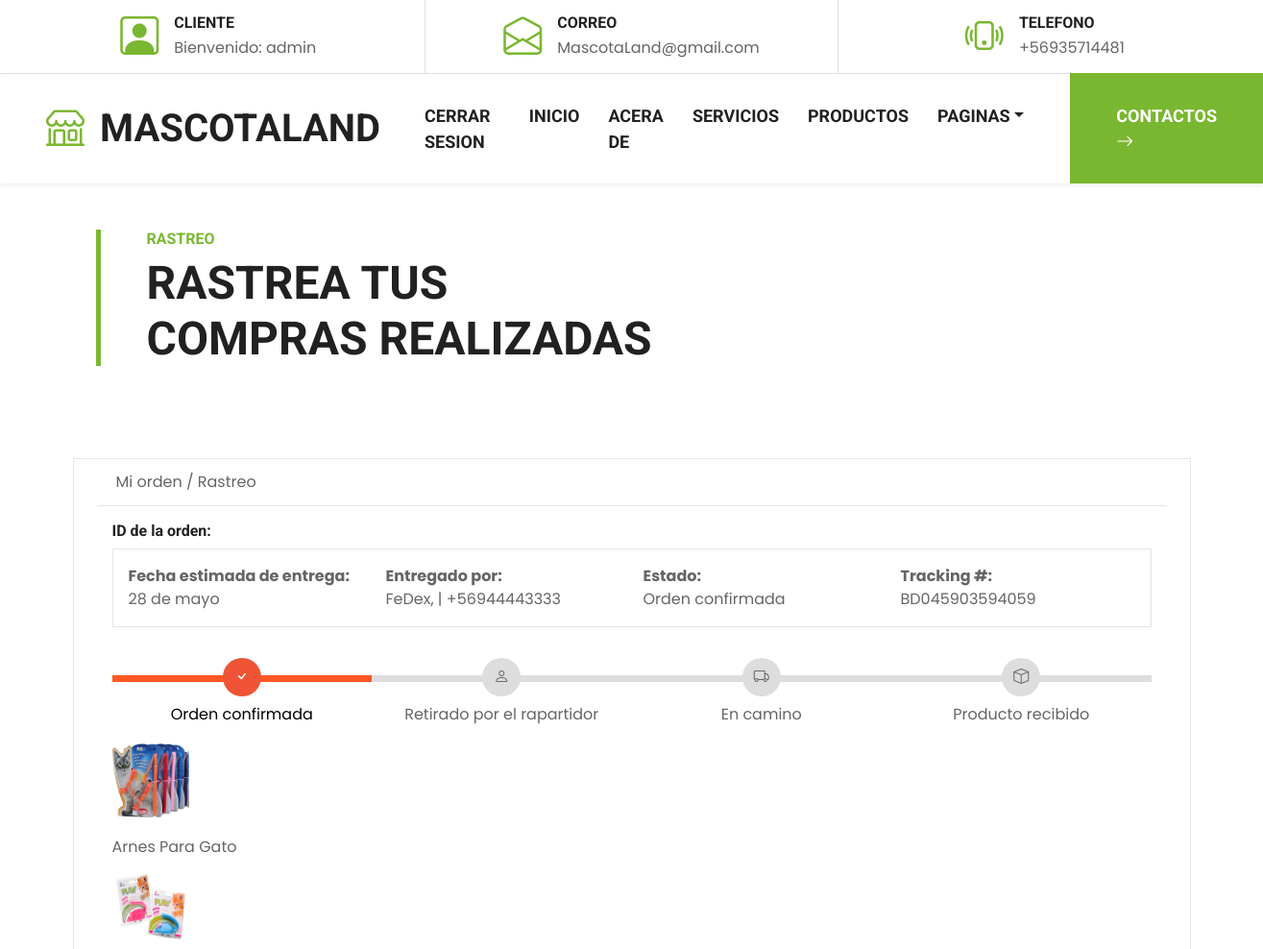
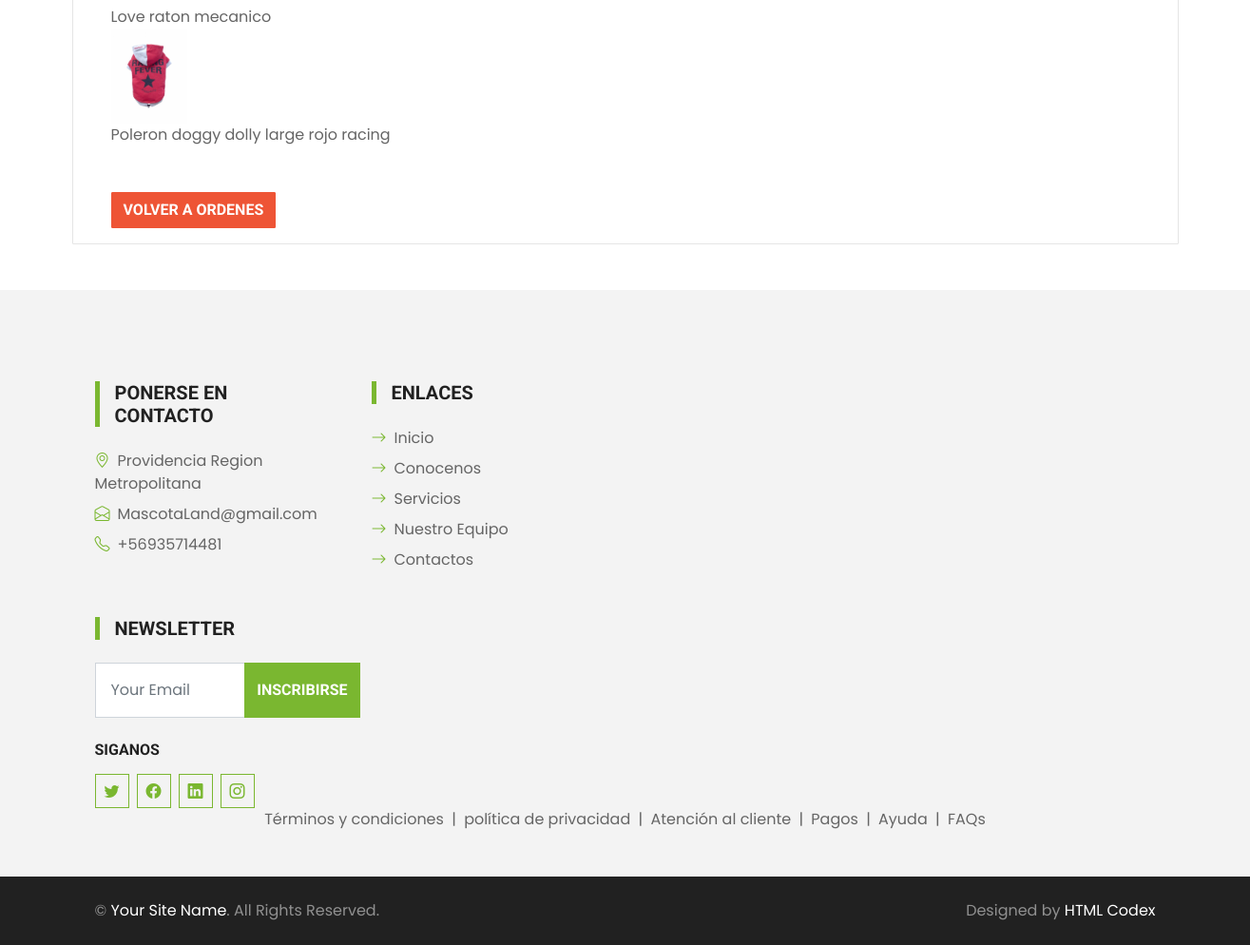
The page /rastreo/ (signed in) on the database its author committed (2 pictures, top to bottom).
### core/models.py (models this page shows, shortened)
class ItemCarrito(models.Model):
    carrito = models.ForeignKey(Carrito, on_delete=models.CASCADE)
    producto = models.ForeignKey(Producto, on_delete=models.CASCADE)
    cantidad = models.PositiveIntegerField(default=1)
    def subtotal(self):
        return self.producto.precio * self.cantidad

class Producto(models.Model):
    nombre = models.CharField(max_length=50)
    precio = models.IntegerField()
    stock = models.IntegerField()
    descripcion = models.CharField(max_length=250)
    tipo = models.ForeignKey(TipoProducto, on_delete=models.CASCADE)
    imagen = models.ImageField(null=True,blank=True)
    vigente = models.BooleanField()

### core/views.py (the view)
# urls.py: path('rastreo/', rastreo, name="rastreo"),
def rastreo(request):
    carrito = Carrito.objects.get(usuario=request.user)
    items = ItemCarrito.objects.filter(carrito=carrito)
    total = sum(item.subtotal() for item in items)
    return render(request, 'core/rastreo.html', {'carrito': carrito, 'items': items, 'total': total})

### core/templates/core/rastreo.html (shortened to what this page needs)
{% extends 'core/base.html' %}
{% load static %}
{% load crispy_forms_tags %}
{% block css %}
<link href="{% static 'core/css/style2.css' %}" rel="stylesheet">
{% endblock %}
{% block contenido %}
<div class="container-fluid py-5">
    <div class="container">
      <div class="border-start border-5 border-primary ps-5 mb-5" style="max-width: 600px">
        <h6 class="text-primary text-uppercase">Rastreo</h6>
        <h1 class="display-5 text-uppercase mb-0">
          Rastrea tus compras realizadas
        </h1>
      </div>
    </div>
  </div>
<div class="container">
    <div class="row gx-5 justify-content-start">
    <article class="card">
        <header class="card-header"> Mi orden / Rastreo </header>
        <div class="card-body">
            <h6>ID de la orden: </h6>
            <article class="card">
                <div class="card-body row">
                    <div class="col"> <strong>Fecha estimada de entrega:</strong> <br>28 de mayo </div>
                    <div class="col"> <strong>Entregado por:</strong> <br> FeDex, |
                        +56944443333 </div>
                    <div class="col"> <strong>Estado:</strong> <br> Orden confirmada</div>
                    <div class="col"> <strong>Tracking #:</strong> <br> BD045903594059 </div>
                </div>
            </article>
            <div class="track">
                <div class="step active"> <span class="icon"> <i class="bi bi-check"></i> </span> <span
                        class="text">Orden confirmada</span> </div>
                <div class="step"> <span class="icon"> <i class="bi bi-person"></i> </span> <span class="text">
                        Retirado por el rapartidor</span> </div>
                <div class="step"> <span class="icon"> <i class="bi bi-truck"></i> </span> <span class="text"> En camino
                    </span> </div>
                <div class="step"> <span class="icon"> <i class="bi bi-box"></i> </span> <span class="text">Producto
                        recibido</span> </div>
            </div>
            <div class="">
                <div class="product">
                    <div class="pb-5">
                        {% for xx in items %}
                            <div class="d-flex">
                                <img src="{{ xx.producto.imagen.url }}" alt="" height="100px" width="80px">
                            </div>
                            <span> {{ xx.producto.nombre }}  </span>
                        {% endfor %}
                    </div>
                </div>
            </div>
            <a href="{% url 'carrito'%}" class="btn btn-warning" data-abc="true">  Volver a ordenes</a>
        </div>
    </article>
</div>
</div>
{% endblock %}

### core/templates/core/base.html (shortened to what this page needs)
{% load static %}
<!DOCTYPE html>
<html lang="en">
<head>
    <link href="https://cdn.jsdelivr.net/npm/bootstrap-icons@1.4.1/font/bootstrap-icons.css" rel="stylesheet">
    <link href="{% static 'core/lib/flaticon/font/flaticon.css' %}" rel="stylesheet">
    <link href="{% static 'core/lib/owlcarousel/assets/owl.carousel.min.css' %}" rel="stylesheet">
    <link href="{% static 'core/css/bootstrap.min.css' %}" rel="stylesheet">
    <link href="{% static 'core/css/style.css' %}" rel="stylesheet">
    {% block css %}
    {% endblock %}
</head>
<body>
    <div class="container-fluid border-bottom d-none d-lg-block">
        <div class="row gx-0">
            <div class="col-lg-4 text-center py-2">
                <div class="d-inline-flex align-items-center">
                    <i class="bi bi-person-square fs-1 text-primary me-3"></i>
                    <div class="text-start">
                        <h6 class="text-uppercase mb-1">Cliente</h6>
                        {% if user.is_authenticated %}
                        <span>Bienvenido: {{user.username}}</span>
                        {% else %}
                        <span>Bienvenido querido cliente </span>
                        {% endif %}
                    </div>
                </div>
            </div>
            <div class="col-lg-4 text-center border-start border-end py-2">
                <div class="d-inline-flex align-items-center">
                    <i class="bi bi-envelope-open fs-1 text-primary me-3"></i>
                    <div class="text-start">
                        <h6 class="text-uppercase mb-1">Correo</h6>
                        <span>MascotaLand@gmail.com</span>
                    </div>
                </div>
            </div>
            <div class="col-lg-4 text-center py-2">
                <div class="d-inline-flex align-items-center">
                    <i class="bi bi-phone-vibrate fs-1 text-primary me-3"></i>
                    <div class="text-start">
                        <h6 class="text-uppercase mb-1">Telefono</h6>
                        <span>+56935714481</span>
                    </div>
                </div>
            </div>
        </div>
    </div>
    <nav class="navbar navbar-expand-lg bg-white navbar-light shadow-sm py-3 py-lg-0 px-3 px-lg-0">
        <a href="{% url 'index'%}" class="navbar-brand ms-lg-5">
            <h1 class="m-0 text-uppercase text-dark"><i class="bi bi-shop fs-1 text-primary me-3"></i>MascotaLand</h1>
        </a>
        <div class="collapse navbar-collapse" id="navbarCollapse">
            <div class="navbar-nav ms-auto py-0">
                {% if user.is_authenticated %}
                <a href="{% url 'logout' %}" class="nav-item nav-link ">Cerrar sesion</a>
                {% else %}
                <a href="{% url 'login' %}" class="nav-item nav-link ">Iniciar sesion</a>
                {% endif %}
                <a href="{% url 'index'%}" class="nav-item nav-link ">Inicio</a>
                <a href="{% url 'about'%}" class="nav-item nav-link">Acera De</a>
                <a href="{% url 'service'%}" class="nav-item nav-link">Servicios</a>
                <a href="{% url 'product'%}" class="nav-item nav-link">Productos</a>
                <div class="nav-item dropdown">
                    <a href="#" class="nav-link dropdown-toggle" data-bs-toggle="dropdown">Paginas</a>
                </div>
                <a href="{% url 'contact' %}" class="nav-item nav-link nav-contact bg-primary text-white px-5 ms-lg-5">Contactos
                    <i class="bi bi-arrow-right"></i></a>
            </div>
        </div>
    </nav>
    {% block contenido %}
    {% endblock %}
    <div class="container-fluid bg-light mt-5 py-5">
        <div class="container pt-5">
            <div class="row g-5">
                <div class="col-lg-3 col-md-6">
                    <h5 class="text-uppercase border-start border-5 border-primary ps-3 mb-4">Ponerse en contacto</h5>
                    <p class="mb-2"><i class="bi bi-geo-alt text-primary me-2"></i>Providencia Region Metropolitana</p>
                    <p class="mb-2"><i class="bi bi-envelope-open text-primary me-2"></i>MascotaLand@gmail.com</p>
                    <p class="mb-0"><i class="bi bi-telephone text-primary me-2"></i>+56935714481</p>
                </div>
                <div class="col-lg-3 col-md-6">
                    <h5 class="text-uppercase border-start border-5 border-primary ps-3 mb-4">Enlaces</h5>
                    <div class="d-flex flex-column justify-content-start">
                        <a class="text-body mb-2" href="{% url 'index'%}"><i class="bi bi-arrow-right text-primary me-2"></i>Inicio</a>
                        <a class="text-body mb-2" href="{% url 'about'%}"><i class="bi bi-arrow-right text-primary me-2"></i>Conocenos</a>
                        <a class="text-body mb-2" href="{% url 'service'%}"><i class="bi bi-arrow-right text-primary me-2"></i>Servicios</a>
                        <a class="text-body mb-2" href="{% url 'team'%}"><i class="bi bi-arrow-right text-primary me-2"></i>Nuestro Equipo</a>
                        <a class="text-body" href="{% url 'contact' %}"><i class="bi bi-arrow-right text-primary me-2"></i>Contactos</a>
                    </div>
                </div>
                </div>
                <div class="col-lg-3 col-md-6">
                    <h5 class="text-uppercase border-start border-5 border-primary ps-3 mb-4">Newsletter</h5>
                    <form action="">
                        <div class="input-group">
                            <input type="text" class="form-control p-3" placeholder="Your Email">
                            <button class="btn btn-primary">Inscribirse</button>
                        </div>
                    </form>
                    <h6 class="text-uppercase mt-4 mb-3">Siganos</h6>
                    <div class="d-flex">
                        <a class="btn btn-outline-primary btn-square me-2" href="#"><i class="bi bi-twitter"></i></a>
                        <a class="btn btn-outline-primary btn-square me-2" href="#"><i class="bi bi-facebook"></i></a>
                        <a class="btn btn-outline-primary btn-square me-2" href="#"><i class="bi bi-linkedin"></i></a>
                        <a class="btn btn-outline-primary btn-square" href="#"><i class="bi bi-instagram"></i></a>
                    </div>
                </div>
                <div class="col-12 text-center text-body">
                    <a class="text-body" href="">Términos y condiciones</a>
                    <span class="mx-1">|</span>
                    <a class="text-body" href="">política de privacidad</a>
                    <span class="mx-1">|</span>
                    <a class="text-body" href="">Atención al cliente</a>
                    <span class="mx-1">|</span>
                    <a class="text-body" href="">Pagos</a>
                    <span class="mx-1">|</span>
                    <a class="text-body" href="">Ayuda</a>
                    <span class="mx-1">|</span>
                    <a class="text-body" href="">FAQs</a>
                </div>
            </div>
        </div>
    <div class="container-fluid bg-dark text-white-50 py-4">
        <div class="container">
            <div class="row g-5">
                <div class="col-md-6 text-center text-md-start">
                    <p class="mb-md-0">&copy; <a class="text-white" href="#">Your Site Name</a>. All Rights Reserved.
                    </p>
                </div>
                <div class="col-md-6 text-center text-md-end">
                    <p class="mb-0">Designed by <a class="text-white" href="https://htmlcodex.com">HTML Codex</a></p>
                </div>
            </div>
        </div>
    </div>
</body>
</html>

### core/static/core/css/style.css (style rules this page uses)
:root { --primary: #7AB730; --secondary: #FFD33C; --light: #F3F3F3; --dark: #212121; }
.btn { font-family: 'Roboto', sans-serif; text-transform: uppercase; font-weight: 700; transition: .5s; }
.btn-primary { color: #FFFFFF; }
.btn-square { width: 36px; height: 36px; }
.btn-square, .btn-sm-square, .btn-lg-square { padding-left: 0; padding-right: 0; text-align: center; }
.navbar-light .navbar-nav .nav-link { font-family: 'Roboto', sans-serif; position: relative; margin-left: 30px; padding: 30px 0; font-size: 18px; font-weight: 700; text-transform: uppercase; color: var(--dark); outline: none; transition: .5s; }
@media (min-width: 992px) { .navbar-light .navbar-nav .nav-link::before { position: absolute; content: ""; width: 0; height: 7px; top: -4px; left: 50%; background: var(--primary); transition: .5s; } }
@media (min-width: 992px) { .navbar-light .navbar-nav .nav-link.nav-contact::before { width: 100%; height: 1px; top: -1px; left: 0; } }

### core/static/core/css/style2.css (style rules this page uses)
.card { position: relative; display: -webkit-box; display: -ms-flexbox; display: flex; -webkit-box-orient: vertical; -webkit-box-direction: normal; -ms-flex-direction: column; flex-direction: column; min-width: 0; word-wrap: break-word; background-color: #fff; background-clip: border-box; border: 1px solid rgba(0, 0, 0, 0.1); border-radius: 0.10rem }
.card-header:first-child { border-radius: calc(0.37rem - 1px) calc(0.37rem - 1px) 0 0 }
.card-header { padding: 0.75rem 1.25rem; margin-bottom: 0; background-color: #fff; border-bottom: 1px solid rgba(0, 0, 0, 0.1) }
.track { position: relative; background-color: #ddd; height: 7px; display: -webkit-box; display: -ms-flexbox; display: flex; margin-bottom: 60px; margin-top: 50px }
.track .step { -webkit-box-flex: 1; -ms-flex-positive: 1; flex-grow: 1; width: 25%; margin-top: -18px; text-align: center; position: relative }
.track .step.active:before { background: #FF5722 }
.track .step::before { height: 7px; position: absolute; content: ""; width: 100%; left: 0; top: 18px }
.track .step.active .icon { background: #ee5435; color: #fff }
.track .icon { display: inline-block; width: 40px; height: 40px; line-height: 40px; position: relative; border-radius: 100%; background: #ddd }
.track .step.active .text { font-weight: 400; color: #000 }
.track .text { display: block; margin-top: 7px }
p { margin-top: 0; margin-bottom: 1rem }
.btn-warning { color: #ffffff; background-color: #ee5435; border-color: #ee5435; border-radius: 1px }

### rows shown on the page
ItemCarrito: producto.imagen (picture), producto.nombre "Arnes Para Gato"
ItemCarrito: producto.imagen (picture), producto.nombre "Love raton mecanico"
ItemCarrito: producto.imagen (picture), producto.nombre "Poleron doggy dolly large rojo racing"

### other values the page prints
{{ user.username }} "admin"
